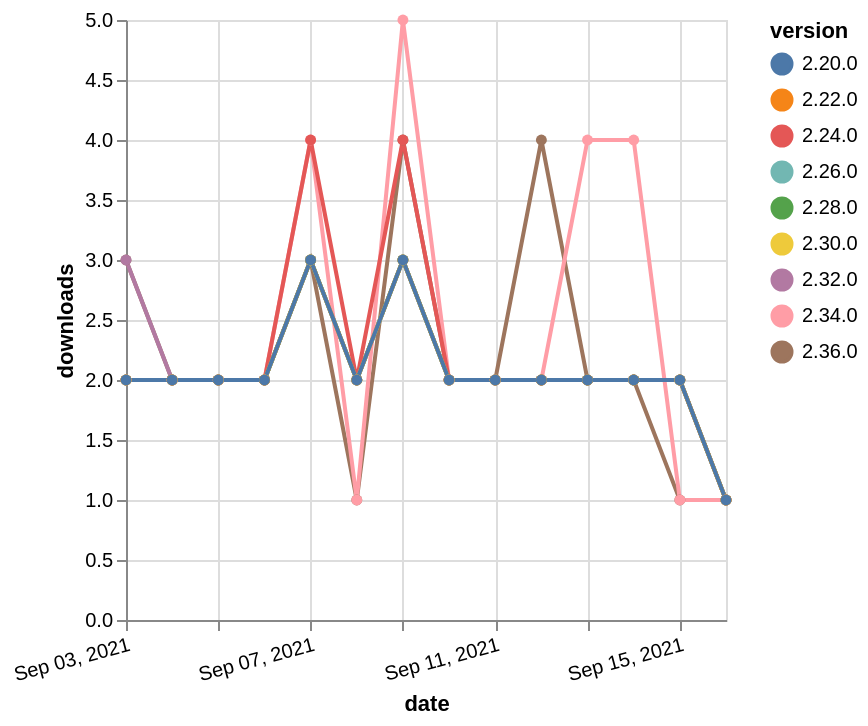

Write a Vega-Lite specification for this figure.
### Vega-Lite specification from a JSON file in a GitHub repository (floating-point values rounded to 4 significant figures)
{"$schema": "https://vega.github.io/schema/vega-lite/v5.json", "description": "A simple bar chart with embedded data.", "data": {"values": [{"date": "2021-09-03", "total": 233, "delta": 3, "version": "2.36.0"}, {"date": "2021-09-04", "total": 235, "delta": 2, "version": "2.36.0"}, {"date": "2021-09-05", "total": 237, "delta": 2, "version": "2.36.0"}, {"date": "2021-09-06", "total": 239, "delta": 2, "version": "2.36.0"}, {"date": "2021-09-07", "total": 242, "delta": 3, "version": "2.36.0"}, {"date": "2021-09-08", "total": 243, "delta": 1, "version": "2.36.0"}, {"date": "2021-09-09", "total": 247, "delta": 4, "version": "2.36.0"}, {"date": "2021-09-10", "total": 249, "delta": 2, "version": "2.36.0"}, {"date": "2021-09-11", "total": 251, "delta": 2, "version": "2.36.0"}, {"date": "2021-09-12", "total": 255, "delta": 4, "version": "2.36.0"}, {"date": "2021-09-13", "total": 257, "delta": 2, "version": "2.36.0"}, {"date": "2021-09-14", "total": 259, "delta": 2, "version": "2.36.0"}, {"date": "2021-09-15", "total": 260, "delta": 1, "version": "2.36.0"}, {"date": "2021-09-16", "total": 261, "delta": 1, "version": "2.36.0"}, {"date": "2021-09-03", "total": 1026, "delta": 3, "version": "2.32.0"}, {"date": "2021-09-04", "total": 1028, "delta": 2, "version": "2.32.0"}, {"date": "2021-09-05", "total": 1030, "delta": 2, "version": "2.32.0"}, {"date": "2021-09-06", "total": 1032, "delta": 2, "version": "2.32.0"}, {"date": "2021-09-07", "total": 1035, "delta": 3, "version": "2.32.0"}, {"date": "2021-09-08", "total": 1037, "delta": 2, "version": "2.32.0"}, {"date": "2021-09-09", "total": 1040, "delta": 3, "version": "2.32.0"}, {"date": "2021-09-10", "total": 1042, "delta": 2, "version": "2.32.0"}, {"date": "2021-09-11", "total": 1044, "delta": 2, "version": "2.32.0"}, {"date": "2021-09-12", "total": 1046, "delta": 2, "version": "2.32.0"}, {"date": "2021-09-13", "total": 1048, "delta": 2, "version": "2.32.0"}, {"date": "2021-09-14", "total": 1050, "delta": 2, "version": "2.32.0"}, {"date": "2021-09-15", "total": 1052, "delta": 2, "version": "2.32.0"}, {"date": "2021-09-16", "total": 1053, "delta": 1, "version": "2.32.0"}, {"date": "2021-09-03", "total": 1638, "delta": 2, "version": "2.28.0"}, {"date": "2021-09-04", "total": 1640, "delta": 2, "version": "2.28.0"}, {"date": "2021-09-05", "total": 1642, "delta": 2, "version": "2.28.0"}, {"date": "2021-09-06", "total": 1644, "delta": 2, "version": "2.28.0"}, {"date": "2021-09-07", "total": 1647, "delta": 3, "version": "2.28.0"}, {"date": "2021-09-08", "total": 1649, "delta": 2, "version": "2.28.0"}, {"date": "2021-09-09", "total": 1652, "delta": 3, "version": "2.28.0"}, {"date": "2021-09-10", "total": 1654, "delta": 2, "version": "2.28.0"}, {"date": "2021-09-11", "total": 1656, "delta": 2, "version": "2.28.0"}, {"date": "2021-09-12", "total": 1658, "delta": 2, "version": "2.28.0"}, {"date": "2021-09-13", "total": 1660, "delta": 2, "version": "2.28.0"}, {"date": "2021-09-14", "total": 1662, "delta": 2, "version": "2.28.0"}, {"date": "2021-09-15", "total": 1664, "delta": 2, "version": "2.28.0"}, {"date": "2021-09-16", "total": 1665, "delta": 1, "version": "2.28.0"}, {"date": "2021-09-03", "total": 2059, "delta": 2, "version": "2.26.0"}, {"date": "2021-09-04", "total": 2061, "delta": 2, "version": "2.26.0"}, {"date": "2021-09-05", "total": 2063, "delta": 2, "version": "2.26.0"}, {"date": "2021-09-06", "total": 2065, "delta": 2, "version": "2.26.0"}, {"date": "2021-09-07", "total": 2068, "delta": 3, "version": "2.26.0"}, {"date": "2021-09-08", "total": 2070, "delta": 2, "version": "2.26.0"}, {"date": "2021-09-09", "total": 2073, "delta": 3, "version": "2.26.0"}, {"date": "2021-09-10", "total": 2075, "delta": 2, "version": "2.26.0"}, {"date": "2021-09-11", "total": 2077, "delta": 2, "version": "2.26.0"}, {"date": "2021-09-12", "total": 2079, "delta": 2, "version": "2.26.0"}, {"date": "2021-09-13", "total": 2081, "delta": 2, "version": "2.26.0"}, {"date": "2021-09-14", "total": 2083, "delta": 2, "version": "2.26.0"}, {"date": "2021-09-15", "total": 2085, "delta": 2, "version": "2.26.0"}, {"date": "2021-09-16", "total": 2086, "delta": 1, "version": "2.26.0"}, {"date": "2021-09-03", "total": 722, "delta": 2, "version": "2.34.0"}, {"date": "2021-09-04", "total": 724, "delta": 2, "version": "2.34.0"}, {"date": "2021-09-05", "total": 726, "delta": 2, "version": "2.34.0"}, {"date": "2021-09-06", "total": 728, "delta": 2, "version": "2.34.0"}, {"date": "2021-09-07", "total": 732, "delta": 4, "version": "2.34.0"}, {"date": "2021-09-08", "total": 733, "delta": 1, "version": "2.34.0"}, {"date": "2021-09-09", "total": 738, "delta": 5, "version": "2.34.0"}, {"date": "2021-09-10", "total": 740, "delta": 2, "version": "2.34.0"}, {"date": "2021-09-11", "total": 742, "delta": 2, "version": "2.34.0"}, {"date": "2021-09-12", "total": 744, "delta": 2, "version": "2.34.0"}, {"date": "2021-09-13", "total": 748, "delta": 4, "version": "2.34.0"}, {"date": "2021-09-14", "total": 752, "delta": 4, "version": "2.34.0"}, {"date": "2021-09-15", "total": 753, "delta": 1, "version": "2.34.0"}, {"date": "2021-09-16", "total": 754, "delta": 1, "version": "2.34.0"}, {"date": "2021-09-03", "total": 2539, "delta": 2, "version": "2.24.0"}, {"date": "2021-09-04", "total": 2541, "delta": 2, "version": "2.24.0"}, {"date": "2021-09-05", "total": 2543, "delta": 2, "version": "2.24.0"}, {"date": "2021-09-06", "total": 2545, "delta": 2, "version": "2.24.0"}, {"date": "2021-09-07", "total": 2549, "delta": 4, "version": "2.24.0"}, {"date": "2021-09-08", "total": 2551, "delta": 2, "version": "2.24.0"}, {"date": "2021-09-09", "total": 2555, "delta": 4, "version": "2.24.0"}, {"date": "2021-09-10", "total": 2557, "delta": 2, "version": "2.24.0"}, {"date": "2021-09-11", "total": 2559, "delta": 2, "version": "2.24.0"}, {"date": "2021-09-12", "total": 2561, "delta": 2, "version": "2.24.0"}, {"date": "2021-09-13", "total": 2563, "delta": 2, "version": "2.24.0"}, {"date": "2021-09-14", "total": 2565, "delta": 2, "version": "2.24.0"}, {"date": "2021-09-15", "total": 2567, "delta": 2, "version": "2.24.0"}, {"date": "2021-09-16", "total": 2568, "delta": 1, "version": "2.24.0"}, {"date": "2021-09-03", "total": 2585, "delta": 2, "version": "2.22.0"}, {"date": "2021-09-04", "total": 2587, "delta": 2, "version": "2.22.0"}, {"date": "2021-09-05", "total": 2589, "delta": 2, "version": "2.22.0"}, {"date": "2021-09-06", "total": 2591, "delta": 2, "version": "2.22.0"}, {"date": "2021-09-07", "total": 2594, "delta": 3, "version": "2.22.0"}, {"date": "2021-09-08", "total": 2596, "delta": 2, "version": "2.22.0"}, {"date": "2021-09-09", "total": 2599, "delta": 3, "version": "2.22.0"}, {"date": "2021-09-10", "total": 2601, "delta": 2, "version": "2.22.0"}, {"date": "2021-09-11", "total": 2603, "delta": 2, "version": "2.22.0"}, {"date": "2021-09-12", "total": 2605, "delta": 2, "version": "2.22.0"}, {"date": "2021-09-13", "total": 2607, "delta": 2, "version": "2.22.0"}, {"date": "2021-09-14", "total": 2609, "delta": 2, "version": "2.22.0"}, {"date": "2021-09-15", "total": 2611, "delta": 2, "version": "2.22.0"}, {"date": "2021-09-16", "total": 2612, "delta": 1, "version": "2.22.0"}, {"date": "2021-09-03", "total": 1486, "delta": 2, "version": "2.30.0"}, {"date": "2021-09-04", "total": 1488, "delta": 2, "version": "2.30.0"}, {"date": "2021-09-05", "total": 1490, "delta": 2, "version": "2.30.0"}, {"date": "2021-09-06", "total": 1492, "delta": 2, "version": "2.30.0"}, {"date": "2021-09-07", "total": 1495, "delta": 3, "version": "2.30.0"}, {"date": "2021-09-08", "total": 1497, "delta": 2, "version": "2.30.0"}, {"date": "2021-09-09", "total": 1500, "delta": 3, "version": "2.30.0"}, {"date": "2021-09-10", "total": 1502, "delta": 2, "version": "2.30.0"}, {"date": "2021-09-11", "total": 1504, "delta": 2, "version": "2.30.0"}, {"date": "2021-09-12", "total": 1506, "delta": 2, "version": "2.30.0"}, {"date": "2021-09-13", "total": 1508, "delta": 2, "version": "2.30.0"}, {"date": "2021-09-14", "total": 1510, "delta": 2, "version": "2.30.0"}, {"date": "2021-09-15", "total": 1512, "delta": 2, "version": "2.30.0"}, {"date": "2021-09-16", "total": 1513, "delta": 1, "version": "2.30.0"}, {"date": "2021-09-03", "total": 2613, "delta": 2, "version": "2.20.0"}, {"date": "2021-09-04", "total": 2615, "delta": 2, "version": "2.20.0"}, {"date": "2021-09-05", "total": 2617, "delta": 2, "version": "2.20.0"}, {"date": "2021-09-06", "total": 2619, "delta": 2, "version": "2.20.0"}, {"date": "2021-09-07", "total": 2622, "delta": 3, "version": "2.20.0"}, {"date": "2021-09-08", "total": 2624, "delta": 2, "version": "2.20.0"}, {"date": "2021-09-09", "total": 2627, "delta": 3, "version": "2.20.0"}, {"date": "2021-09-10", "total": 2629, "delta": 2, "version": "2.20.0"}, {"date": "2021-09-11", "total": 2631, "delta": 2, "version": "2.20.0"}, {"date": "2021-09-12", "total": 2633, "delta": 2, "version": "2.20.0"}, {"date": "2021-09-13", "total": 2635, "delta": 2, "version": "2.20.0"}, {"date": "2021-09-14", "total": 2637, "delta": 2, "version": "2.20.0"}, {"date": "2021-09-15", "total": 2639, "delta": 2, "version": "2.20.0"}, {"date": "2021-09-16", "total": 2640, "delta": 1, "version": "2.20.0"}]}, "width": "container", "mark": {"type": "line", "point": {"filled": true}}, "encoding": {"x": {"field": "date", "type": "temporal", "timeUnit": "yearmonthdate", "title": "date", "axis": {"labelAngle": -15}}, "y": {"field": "delta", "type": "quantitative", "title": "downloads"}, "color": {"field": "version", "type": "nominal"}, "tooltip": {"field": "delta"}}}
